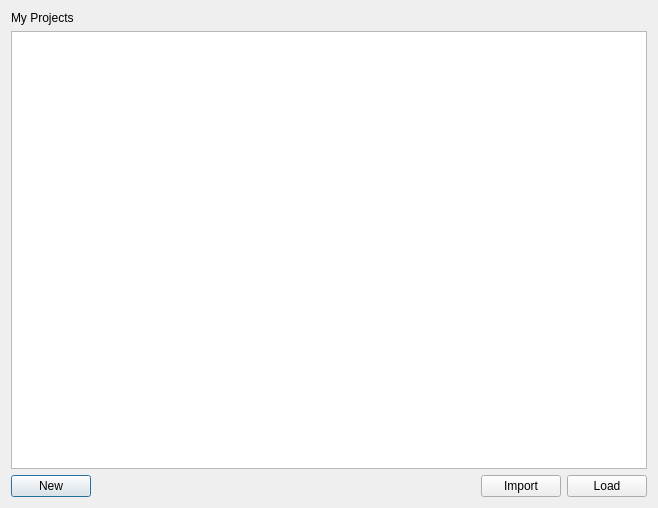
<?xml version="1.0" encoding="UTF-8"?>
<ui version="4.0">
 <class>ProjectDialog</class>
 <widget class="QDialog" name="ProjectDialog">
  <property name="geometry">
   <rect>
    <x>0</x>
    <y>0</y>
    <width>658</width>
    <height>508</height>
   </rect>
  </property>
  <property name="windowTitle">
   <string>ThunderEngine Project Browser</string>
  </property>
  <layout class="QVBoxLayout" name="verticalLayout">
   <item>
    <widget class="QLabel" name="label">
     <property name="text">
      <string>My Projects</string>
     </property>
    </widget>
   </item>
   <item>
    <widget class="QListView" name="listView">
     <property name="movement">
      <enum>QListView::Static</enum>
     </property>
     <property name="gridSize">
      <size>
       <width>128</width>
       <height>128</height>
      </size>
     </property>
     <property name="viewMode">
      <enum>QListView::IconMode</enum>
     </property>
    </widget>
   </item>
   <item>
    <layout class="QHBoxLayout" name="horizontalLayout">
     <item>
      <widget class="QPushButton" name="newBtn">
       <property name="text">
        <string>New</string>
       </property>
      </widget>
     </item>
     <item>
      <spacer name="horizontalSpacer">
       <property name="orientation">
        <enum>Qt::Horizontal</enum>
       </property>
       <property name="sizeHint" stdset="0">
        <size>
         <width>40</width>
         <height>20</height>
        </size>
       </property>
      </spacer>
     </item>
     <item>
      <widget class="QPushButton" name="importBtn">
       <property name="text">
        <string>Import</string>
       </property>
      </widget>
     </item>
     <item>
      <widget class="QPushButton" name="loadBtn">
       <property name="text">
        <string>Load</string>
       </property>
      </widget>
     </item>
    </layout>
   </item>
  </layout>
 </widget>
 <resources/>
 <connections/>
</ui>
